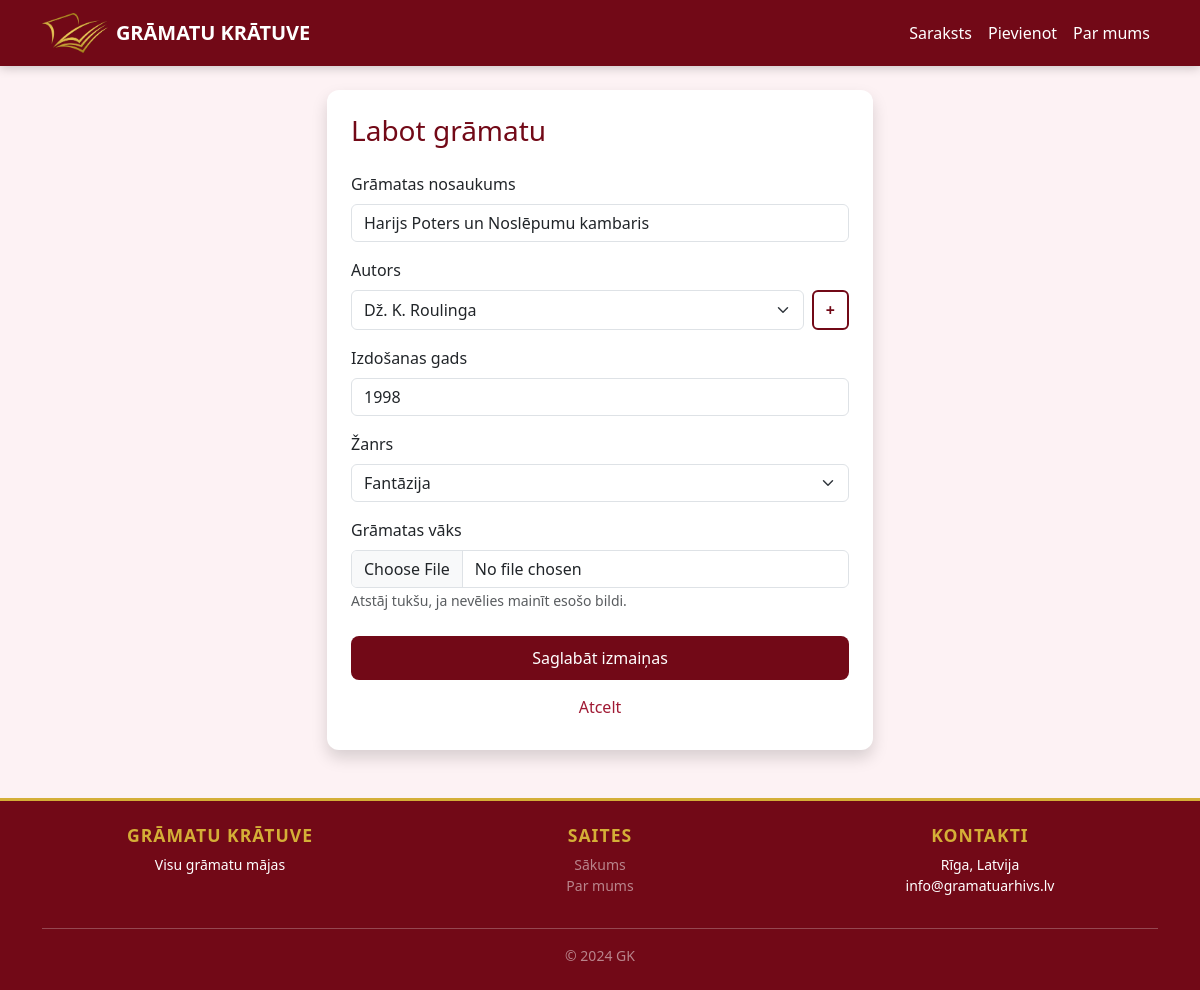
The app's page /rediget/4, older data.
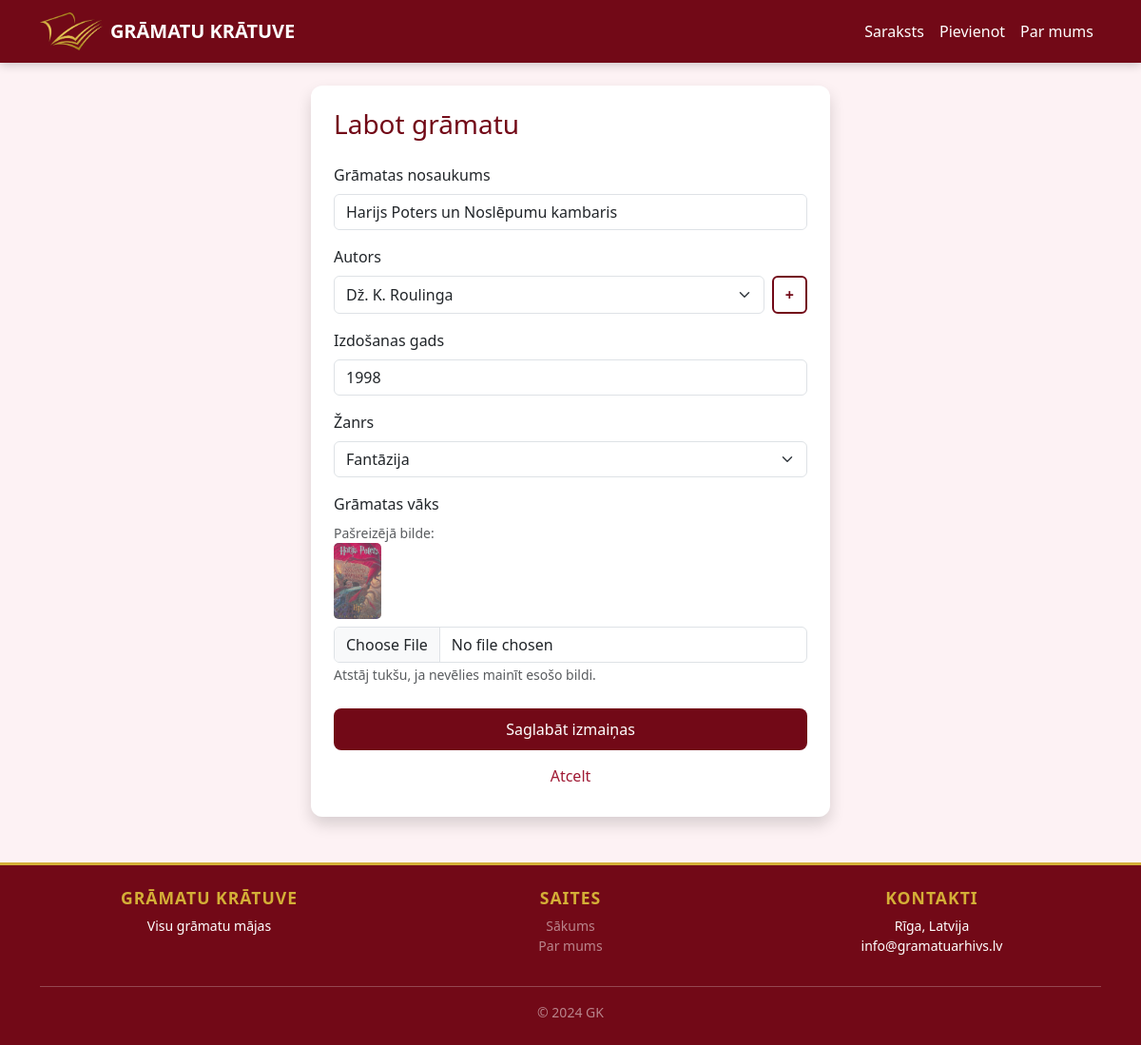
The same page, newer data.
### tables this page shows
CREATE TABLE books (
            id INTEGER PRIMARY KEY AUTOINCREMENT, 
            title TEXT NOT NULL, 
            gads INTEGER,
            author_id INTEGER, 
            zanrs_id INTEGER,
            bilde TEXT,
            FOREIGN KEY(author_id) REFERENCES authors(id), 
            FOREIGN KEY(zanrs_id) REFERENCES zanri(id)
        );

CREATE TABLE authors (id INTEGER PRIMARY KEY AUTOINCREMENT, name TEXT NOT NULL);

CREATE TABLE zanri (id INTEGER PRIMARY KEY AUTOINCREMENT, name TEXT NOT NULL);

### app.py (the view, shortened to what this page needs)
@app.route('/rediget/<int:id>', methods=('GET', 'POST'))
def rediget(id):
    conn = get_db()
    book = conn.execute('SELECT * FROM books WHERE id=?', (id,)).fetchone()
    zanri = conn.execute('SELECT * FROM zanri').fetchall()
    autori = conn.execute('SELECT * FROM authors ORDER BY name ASC').fetchall()
    conn.close()
    return render_template('rediget.html', book=book, zanri=zanri, autori=autori)

### app.py (called while the page is built)
def get_db():
    conn = sqlite3.connect('database.db')
    conn.row_factory = sqlite3.Row # Šitais palīdz dabūt datus pēc nosaukumiem
    return conn

### templates/rediget.html
{% extends 'base.html' %}
{% block content %}
<div class="row justify-content-center">
    <div class="col-md-6">
        <div class="card shadow p-4">
            <h3 style="color: var(--dark-rose);" class="mb-4">Labot grāmatu</h3>
            <form method="POST" enctype="multipart/form-data">
                <div class="mb-3">
                    <label class="form-label font-weight-bold">Grāmatas nosaukums</label>
                    <input type="text" name="title" class="form-control" value="{{ book.title }}" required>
                </div>
                <div class="mb-3">
                    <label class="form-label font-weight-bold">Autors</label>
                    <div class="d-flex gap-2">
                        <select name="author_id" class="form-select" required>
                            {% for a in autori %}
                                <option value="{{ a.id }}" {% if a.id == book.author_id %}selected{% endif %}>
                                    {{ a.name }}
                                </option>
                            {% endfor %}
                        </select>
                        <a href="/pievienot_autoru" class="btn btn-outline-rose">+</a>
                    </div>
                </div>
                <div class="mb-3">
                    <label class="form-label font-weight-bold">Izdošanas gads</label>
                    <input type="number" name="gads" class="form-control" value="{{ book.gads }}" required>
                </div>
                <div class="mb-3">
                    <label class="form-label font-weight-bold">Žanrs</label>
                    <select name="zanrs_id" class="form-select">
                        {% for z in zanri %}
                            <option value="{{ z.id }}" {% if z.id == book.zanrs_id %}selected{% endif %}>
                                {{ z.name }}
                            </option>
                        {% endfor %}
                    </select>
                </div>
                <div class="mb-4">
                    <label class="form-label font-weight-bold">Grāmatas vāks</label>
                    {% if book.bilde %}
                        <div class="mb-2">
                            <small class="text-muted d-block">Pašreizējā bilde:</small>
                            <img src="{{ url_for('static', filename='gramatas/' + book.bilde) }}" alt="Pašreizējā" style="height: 80px; border-radius: 5px;">
                        </div>
                    {% endif %}
                    <input type="file" name="bilde" class="form-control" accept="image/*">
                    <small class="text-muted">Atstāj tukšu, ja nevēlies mainīt esošo bildi.</small>
                </div>
                <div class="mt-4">
                    <button type="submit" class="btn btn-rose w-100">Saglabāt izmaiņas</button>
                    <a href="/gramatas" class="btn btn-link w-100 mt-2 text-decoration-none" style="color: var(--medium-rose);">Atcelt</a>
                </div>
            </form>
        </div>
    </div>
</div>
{% endblock %}

Row changes from the older to the newer data that the page shows:
changed books "Harijs Poters un Noslēpumu kambaris": bilde: picture added
Text that changed along with them:
text now shown: "Pašreizējā bilde:"
